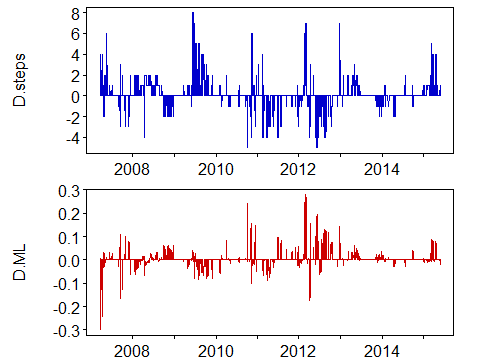

The R source for this figure:
# clear all variables and close windows
rm(list = ls(all = TRUE))
graphics.off()

# specify working directory and load results with pre-simulated critical values
# setwd("...")
AGumbel = read.table("AGumbel")

# results adaptively simulated critical values
BGumbel = read.table("BGumbel")

# dates
dates     = read.table("dates")
dates     = dates[-c(1:5793), ]
dates     = as.matrix(dates)
labels    = as.numeric(format(as.Date(dates, "%Y-%m-%d"), "%Y"))
where.put = c(which(diff(labels) == 1) + 1)

a = c(1:9)
g = c(1:9)
for (k in 0:8) {
    g[k + 1] = trunc(40 * 1.25^k)
}

# no. of conducted test steps at corresponding timepoint for pre-simulated critical values
tstep = matrix(0, nrow = dim(AGumbel)[1], ncol = 1)
for (i in 1:dim(AGumbel)[1]) {
    for (j in 1:9) {
        if (AGumbel[i, 1] == g[j]) {
            tstep[i] = (a[j] + 1)
        }
    }
}

# no. of conducted test steps at corresponding timepoint for adaptively simulated critical values
tstep1 = matrix(0, nrow = dim(AGumbel)[1], ncol = 1)
for (i in 1:dim(AGumbel)[1]) {
    for (j in 1:9) {
        if (BGumbel[i, 1] == g[j]) {
            tstep1[i] = (a[j] + 1)
        }
    }
}

# differences of no. of test steps and ML for the two approaches
diff.test = tstep - tstep1
diff.ml   = AGumbel[, 5] - BGumbel[, 5]

# the plots
layout(matrix(1:2, nrow = 2, byrow = T))
par(mai = (c(0, 0.8, -0.3, 0.1) + 0.4), mgp = c(3, 0.3, 0))
plot(diff.test, type = "l", lwd = 1, col = "blue3", lty = "solid", axes = F, frame = T, xlab = "", ylab = "D.steps", 
    cex.lab = 1, yaxt = "n", xaxt = "n")
axis(2, tck = -0.02, las = 1, cex.axis = 1)
axis(1, at = where.put, labels = labels[where.put], tck = -0.02, cex.axis = 1)
plot(diff.ml, type = "l", lwd = 1, col = "red3", lty = "solid", axes = F, frame = T, xlab = "", ylab = "D.ML", 
    cex.lab = 1, yaxt = "n", xaxt = "n")
axis(2, tck = -0.02, las = 1, cex.axis = 1)
axis(1, at = where.put, labels = labels[where.put], tck = -0.02, cex.axis = 1) 
